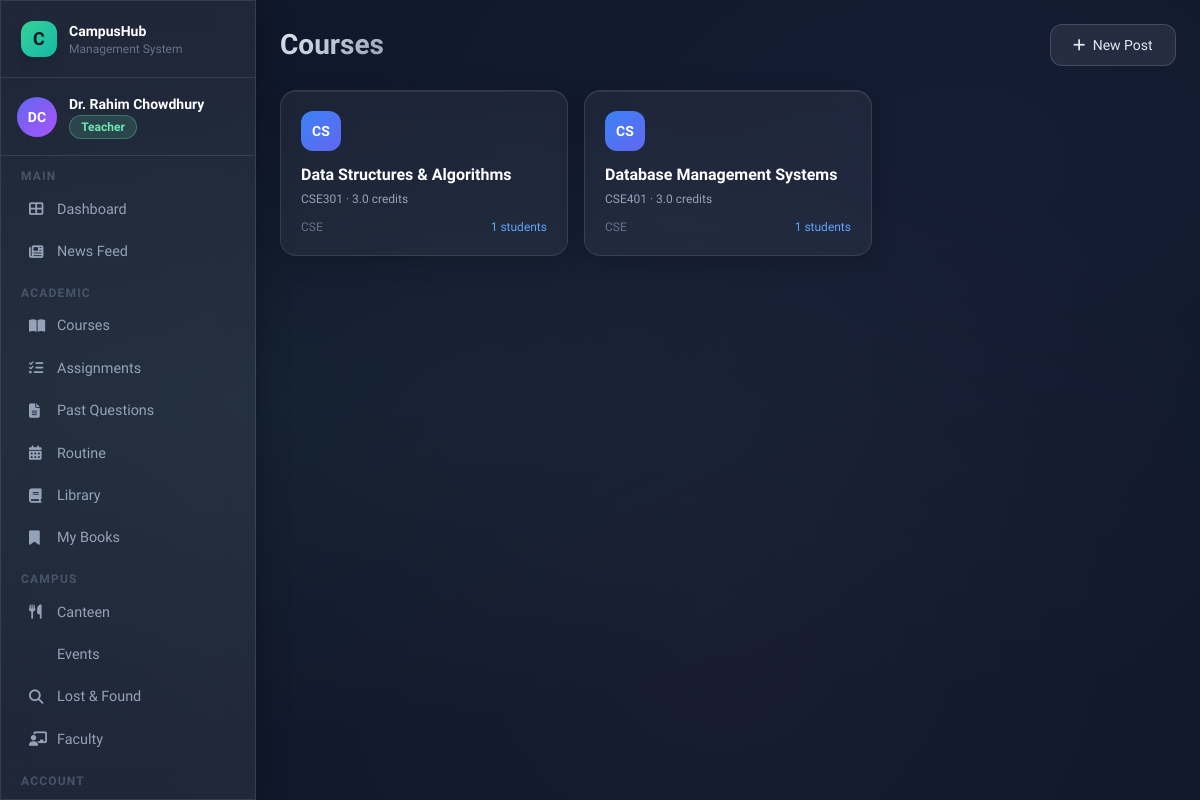
The app's page /academic/courses/ (signed in) with its own data.
### users/models.py (models this page shows, shortened)
class User(AbstractUser):
    ROLE_CHOICES = [
        ('admin', 'Admin'),
        ('teacher', 'Teacher'),
        ('student', 'Student'),
        ('alumni', 'Alumni'),
    ]
    email = models.EmailField(unique=True)
    phone = models.CharField(max_length=20, blank=True)
    role = models.CharField(max_length=20, choices=ROLE_CHOICES, default='student')
    profile_picture = models.ImageField(upload_to='profile_pics/', blank=True, null=True)
    USERNAME_FIELD = 'email'
    REQUIRED_FIELDS = ['username']
    def is_student(self): return self.role == 'student'
    def is_teacher(self): return self.role == 'teacher'
    def is_alumni(self): return self.role == 'alumni'

### academic/models.py (models this page shows, shortened)
class Course(models.Model):
    course_id = models.CharField(max_length=20, unique=True)
    course_name = models.CharField(max_length=200)
    department = models.ForeignKey(Department, on_delete=models.CASCADE, related_name='courses')
    teacher = models.ForeignKey(settings.AUTH_USER_MODEL, on_delete=models.SET_NULL, null=True,
                                 limit_choices_to={'role': 'teacher'}, related_name='courses_taught')
    students = models.ManyToManyField(settings.AUTH_USER_MODEL, blank=True,
                                       limit_choices_to={'role': 'student'}, related_name='enrolled_courses')
    description = models.TextField(blank=True)
    credit_hours = models.DecimalField(max_digits=3, decimal_places=1, default=3.0)

class Department(models.Model):
    name = models.CharField(max_length=100)
    building = models.CharField(max_length=100, blank=True)

### academic/views.py (the view)
    def wrapper(request, *args, **kwargs):
        if request.user.is_authenticated and request.user.is_alumni():
            messages.error(request, "Alumni do not have access to this section.")
            return redirect('dashboard')
        return view_func(request, *args, **kwargs)

### academic/views.py (called while the page is built)
def alumni_restricted(view_func):
    def wrapper(request, *args, **kwargs):
        if request.user.is_authenticated and request.user.is_alumni():
            messages.error(request, "Alumni do not have access to this section.")
            return redirect('dashboard')
        return view_func(request, *args, **kwargs)
    wrapper.__name__ = view_func.__name__
    return wrapper

@login_required
@alumni_restricted
def course_list(request):
    user = request.user
    if user.is_student():
        courses = user.enrolled_courses.all()
    elif user.is_teacher():
        courses = Course.objects.filter(teacher=user)
    else:  # admin
        courses = Course.objects.all()
    return render(request, 'academic/course_list.html', {'courses': courses})

### templates/academic/course_list.html (shortened to what this page needs)
{% extends 'base.html' %}
{% block page_title %}Courses{% endblock %}
{% block content %}
<div class="grid grid-cols-3 gap-4">
{% for course in courses %}
<a href="{% url 'course_detail' course.pk %}" class="glass-card p-5 block">
  <div class="w-10 h-10 rounded-xl bg-gradient-to-br from-blue-500 to-indigo-500 flex items-center justify-center text-white font-bold text-sm mb-3">{{ course.course_id|slice:":2" }}</div>
  <h3 class="font-bold text-white mb-1">{{ course.course_name }}</h3>
  <div class="text-xs text-slate-400 mb-3">{{ course.course_id }} · {{ course.credit_hours }} credits</div>
  <div class="flex items-center justify-between">
    <span class="text-xs text-slate-500">{{ course.department.name }}</span>
    <span class="text-xs text-blue-400">{{ course.students.count }} students</span>
  </div>
</a>
{% empty %}
<div class="col-span-3 text-center py-12 text-slate-500"><i class="fas fa-book-open text-4xl mb-3"></i><p>No courses available.</p></div>
{% endfor %}
</div>
{% endblock %}

### templates/base.html (shortened to what this page needs)
<!DOCTYPE html>
<html lang="en">
<head>
<script src="https://cdn.tailwindcss.com"></script>
<link rel="stylesheet" href="https://cdnjs.cloudflare.com/ajax/libs/font-awesome/6.4.0/css/all.min.css">
</head>
<body>
<div class="mesh-bg"></div>
{% if user.is_authenticated %}
<div class="flex min-h-screen">
  <aside class="w-64 flex-shrink-0 glass border-r border-white/10 flex flex-col fixed h-full z-20 overflow-y-auto scrollbar-thin">
    <div class="p-5 border-b border-white/10">
      <div class="flex items-center gap-3">
        <div class="w-9 h-9 rounded-xl bg-gradient-to-br from-emerald-400 to-teal-500 flex items-center justify-center text-slate-900 font-bold text-lg shadow-lg">C</div>
        <div>
          <div class="font-bold text-white text-sm">CampusHub</div>
          <div class="text-xs text-slate-500">Management System</div>
        </div>
      </div>
    </div>
    <div class="p-4 border-b border-white/10">
      <div class="flex items-center gap-3">
        {% if user.profile_picture %}
          <img src="{{ user.profile_picture.url }}" class="w-10 h-10 rounded-full object-cover ring-2 ring-emerald-400/30">
        {% else %}
          <div class="w-10 h-10 rounded-full bg-gradient-to-br from-indigo-500 to-purple-500 flex items-center justify-center text-white font-bold text-sm">
            {{ user.first_name|first|upper }}{{ user.last_name|first|upper }}
          </div>
        {% endif %}
        <div class="overflow-hidden">
          <div class="font-semibold text-sm text-white truncate">{{ user.get_full_name|default:user.username }}</div>
          <span class="badge {% if user.role == 'student' %}badge-blue{% elif user.role == 'teacher' %}badge-green{% elif user.role == 'alumni' %}badge-pink{% else %}badge-yellow{% endif %} text-xs">{{ user.role|title }}</span>
        </div>
      </div>
    </div>
    <nav class="p-3 flex-1">
      <div class="mb-2">
        <p class="text-xs text-slate-600 uppercase tracking-widest px-2 mb-1 font-semibold">Main</p>
        <a href="{% url 'dashboard' %}" class="sidebar-link {% if request.resolver_match.url_name == 'dashboard' %}active{% endif %}">
          <i class="fas fa-th-large w-4"></i> Dashboard
        </a>
        <a href="{% url 'post_list' %}" class="sidebar-link {% if 'post' in request.resolver_match.url_name %}active{% endif %}">
          <i class="fas fa-newspaper w-4"></i> News Feed
        </a>
      </div>
      {% if not user.is_alumni %}
      <div class="mb-2">
        <p class="text-xs text-slate-600 uppercase tracking-widest px-2 mb-1 mt-3 font-semibold">Academic</p>
        <a href="{% url 'course_list' %}" class="sidebar-link">
          <i class="fas fa-book-open w-4"></i> Courses
        </a>
        <a href="{% url 'assignment_list' %}" class="sidebar-link">
          <i class="fas fa-tasks w-4"></i> Assignments
        </a>
        <a href="{% url 'previous_questions' %}" class="sidebar-link">
          <i class="fas fa-file-alt w-4"></i> Past Questions
        </a>
        <a href="{% url 'routine' %}" class="sidebar-link">
          <i class="fas fa-calendar-alt w-4"></i> Routine
        </a>
        <a href="{% url 'book_list' %}" class="sidebar-link">
          <i class="fas fa-book w-4"></i> Library
        </a>
        <a href="{% url 'my_books' %}" class="sidebar-link">
          <i class="fas fa-bookmark w-4"></i> My Books
        </a>
      </div>
      {% endif %}
      <div class="mb-2">
        <p class="text-xs text-slate-600 uppercase tracking-widest px-2 mb-1 mt-3 font-semibold">Campus</p>
        <a href="{% url 'canteen_menu' %}" class="sidebar-link">
          <i class="fas fa-utensils w-4"></i> Canteen
        </a>
        <a href="{% url 'event_list' %}" class="sidebar-link">
           Events
        </a>
        <a href="{% url 'lost_found' %}" class="sidebar-link">
          <i class="fas fa-search w-4"></i> Lost & Found
        </a>
        <a href="{% url 'faculty_list' %}" class="sidebar-link">
          <i class="fas fa-chalkboard-teacher w-4"></i> Faculty
        </a>
      </div>
      <div>
        <p class="text-xs text-slate-600 uppercase tracking-widest px-2 mb-1 mt-3 font-semibold">Account</p>
        <a href="{% url 'profile' %}" class="sidebar-link">
        </a>
      </div>
    </nav>
  </aside>
  <main class="flex-1 ml-64 p-6 min-h-screen">
    <header class="flex items-center justify-between mb-6">
      <div>
        {% block page_header %}<h1 class="page-title">{% block page_title %}Dashboard{% endblock %}</h1>{% endblock %}
      </div>
      <div class="flex items-center gap-3">
        <a href="{% url 'create_post' %}" class="btn-secondary text-sm"><i class="fas fa-plus mr-1"></i> New Post</a>
      </div>
    </header>
    {% block content %}{% endblock %}
  </main>
</div>
{% else %}
{% block auth_content %}{% endblock %}
{% endif %}
</body>
</html>

### templates/base.html (style rules this page uses)
:root { --glass: rgba(255,255,255,0.07); --glass-border: rgba(255,255,255,0.12); --accent: #6ee7b7; --accent2: #818cf8; --accent3: #f9a8d4; }
* { font-family: 'Sora', sans-serif; }
body { background: #0f172a; color: #e2e8f0; min-height: 100vh; }
.glass { background: var(--glass); backdrop-filter: blur(16px); -webkit-backdrop-filter: blur(16px); border: 1px solid var(--glass-border); box-shadow: 0 8px 32px rgba(0,0,0,0.3); }
.glass-card { background: rgba(255,255,255,0.05); backdrop-filter: blur(12px); border: 1px solid rgba(255,255,255,0.1); border-radius: 1rem; box-shadow: 0 4px 24px rgba(0,0,0,0.2), inset 0 1px 0 rgba(255,255,255,0.08); transition: transform 0.2s ease, box-shadow 0.2s ease; }
.btn-secondary { background: rgba(255,255,255,0.08); border: 1px solid rgba(255,255,255,0.15); color: #e2e8f0; font-weight: 500; padding: 0.6rem 1.4rem; border-radius: 0.75rem; transition: all 0.2s; cursor: pointer; display: inline-block; text-decoration: none; }
.badge { display: inline-flex; align-items: center; gap: 0.3rem; padding: 0.2rem 0.7rem; border-radius: 9999px; font-size: 0.75rem; font-weight: 600; }
.badge-green { background: rgba(110,231,183,0.15); color: #6ee7b7; border: 1px solid rgba(110,231,183,0.3); }
.sidebar-link { display: flex; align-items: center; gap: 0.75rem; padding: 0.65rem 1rem; border-radius: 0.75rem; color: #94a3b8; font-size: 0.9rem; font-weight: 500; transition: all 0.2s; text-decoration: none; }
.page-title { font-size: 1.75rem; font-weight: 700; background: linear-gradient(135deg, #e2e8f0, #94a3b8); -webkit-background-clip: text; -webkit-text-fill-color: transparent; }
.mesh-bg { position: fixed; inset: 0; z-index: -1; background: radial-gradient(ellipse at 20% 50%, rgba(110,231,183,0.05) 0%, transparent 60%), radial-gradient(ellipse at 80% 20%, rgba(129,140,248,0.05) 0%, transparent 60%), radial-gradient(ellipse at 60% 80%, rgba(249,168,212,0.04) 0%, transparent 60%), #0f172a; }

### records on screen
User: first_name|first "D", last_name|first "C", get_full_name "Dr. Rahim Chowdhury", role "Teacher"
Course: course_id "CS", course_name "Data Structures & Algorithms", course_id "CSE301", credit_hours "3.0", department.name "CSE", students.count "1"
Course: course_id "CS", course_name "Database Management Systems", course_id "CSE401", credit_hours "3.0", department.name "CSE", students.count "1"
